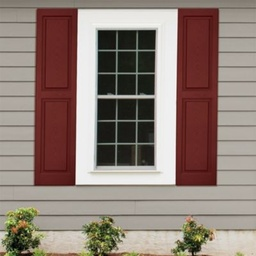
#> input picture notebook/csc420/assets/window.jpg, 256 x 256 px, shrunk from 400 x 400 before the run, found by its file name
$ jupyter execute 'Scale Invariant Feature Transform.ipynb'
#> lines starting #> are read from the running program, lines starting #| are printed output that depends on the picture
[cell 1]
import cv2
import numpy as np
from matplotlib import pyplot as plt
import math
import scipy.ndimage as scim
import seaborn as sns

def imshow(img, ax=None, title="", bgr=True):
    # since plt and cv2 have different RGB sorting
    if bgr:
        img = cv2.cvtColor(img,cv2.COLOR_BGR2RGB)
    if ax == None:
        plt.imshow(img.astype(np.uint8))
        plt.axis("off")
        plt.title(title)
    else:
        ax.imshow(img.astype(np.uint8), cmap="gray")
        ax.set_axis_off()
        ax.set_title(title)

plt.rcParams["figure.figsize"] = (12,6)

<a href="https://www.cs.ubc.ca/~lowe/papers/ijcv04.pdf">link</a>

### LoG and DoG

#### Laplacian of Gaussian

Let $G$ be the Gaussian function, $G = (2\pi\sigma^2)^{-1} \exp(-\frac{x^2+y^2}{2\sigma^2})$

$$\begin{align}
\frac{\partial G}{\partial x} & (2\pi\sigma^2)^{-1}  \exp(-\frac{x^2+y^2}{2\sigma^2}) \frac{-x}{\sigma^2}\\
\frac{\partial^2G}{\partial x^2} &= (2\pi\sigma^2)^{-1} \big[\exp(-\frac{x^2+y^2}{2\sigma^2})\frac{-x^2}{\sigma^4} + \exp(-\frac{x^2+y^2}{2\sigma^2})\frac{-1}{\sigma^2}\big] \\
&= (2\pi\sigma^2)^{-1} \frac{x^2 - \sigma^2}{\sigma^4} \exp(-\frac{x^2+y^2}{2\sigma^2})\\
\nabla^2 G &= \frac{\partial^2G}{\partial x^2} + \frac{\partial^2G}{\partial y^2} \\
&= (2\pi\sigma^2)^{-1} \frac{x^2 - 2\sigma^2 + y^2}{\sigma^4} \exp(-\frac{x^2+y^2}{2\sigma^2})
\end{align}$$

#### Difference of Gaussian
$$\begin{align}
\frac{\partial G}{\partial \sigma} &= \frac{-1}{\pi\sigma^3}\exp(-\frac{x^2+y^2}{2\sigma^2}) + \frac{1}{2\pi\sigma^2}\exp(-\frac{x^2+y^2}{2\sigma^2})\frac{x^2+y^2}{\sigma^3} \\
&= (2\pi\sigma^2)^{-1}\exp(-\frac{x^2+y^2}{2\sigma^2})(\frac{x^2+y^2}{\sigma^3}-\frac{2\sigma^2}{\sigma^3})\\
&= (2\pi\sigma^2)^{-1}\exp(-\frac{x^2+y^2}{2\sigma^2})(\frac{x^2+y^2}{\sigma^4}-\frac{2\sigma^2}{\sigma^4})\sigma\\
&= \sigma\nabla^2G
\end{align}$$
By the limit definition of derivative,
$$\frac{\partial G}{\partial \sigma} = \lim_{h\rightarrow 0} \frac{G(x,y, \sigma+h) - G(x, y,\sigma)}{h}\approx lim_{k\rightarrow 1} \frac{G(x,y, k\sigma) - G(x, y,\sigma)}{(k-1)\sigma}$$
So that $$DoG := G(x,y, k\sigma) - G(x, y,\sigma) \approx (k-1)\sigma\sigma \nabla^2G = (k-1)\sigma^2 \nabla^2G$$

### Scale-space extrema (Octave)
To identify locations and scales that can be repeatably assigned under differing views of the same object.

#### Constructing octave
Generate $m$ octaves (or image pyramids), each with $n$ different blurring scale ($k^1\sigma, ..., k^n\sigma$). Generally, we choose $k = 2^{1/s}, s\in\mathbb Z$, and each octave contains $s+3$ scales, i.e. $2^{1/s}, 2^{2/s},...2^{1+3/s}$. Then, for the next level of the octave, down-sample from the one with $2\sigma$, then keep do the next.

__Example__ If $s = 2$, i.e. $k = \sqrt{2}$

|       | scale1 | scale2 | scale3 | scale4 | scale5 |
|---    |---     | ---    | ---    | ---    |---     |
|octave1|$\sqrt{2}$| $2$ | $2\sqrt{2}$| $4$ | $4\sqrt{2}$|
|octave2|$2\sqrt{2}$| $4$ | $4\sqrt{2}$| $8$ | $8\sqrt{2}$|
|octave3|$4\sqrt{2}$| $8$ | $8\sqrt{2}$| $16$ | $16\sqrt{2}$|
|octave4|$8\sqrt{2}$| $16$ | $16\sqrt{2}$| $32$ | $32\sqrt{2}$|

[cell 2]
img = cv2.imread("../assets/window.jpg", cv2.IMREAD_GRAYSCALE).astype(np.float64)
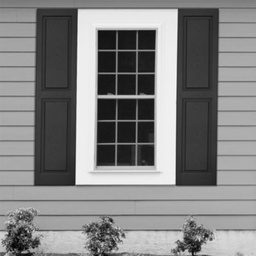
#> img: shape (256, 256) float64; min 0, max 251, mean 130.3
num_octave, s = 3, 2
fig, axs = plt.subplots(num_octave, s+3, figsize=(20, 16))
img_sets = []
for octave in range(num_octave):
    img_sets.append([])
    if octave > 0:
        img = img_sets[octave - 1][0][::2, ::2]
    for scale in range(s + 3):
        sigma = 2**(octave) * 2 ** ((1+scale)/s)
        img_sets[octave].append(cv2.GaussianBlur(img, (5, 5), sigma))
        imshow(img_sets[octave][scale], axs[octave][scale],
               title="oct: " + str(octave) + ", sigma: " + str(round(sigma, 2)), bgr=False)
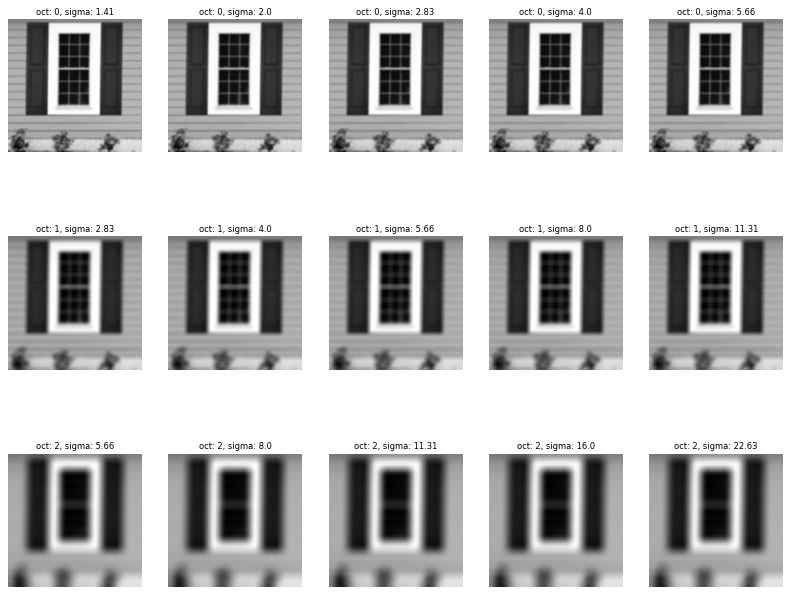
#> figure drawn by matplotlib, 15 panels

#### Taking DoG
Then, for each octave, take DoG by taking the difference between adjacent scales. Note that $k$ is unchanged for each DoG. Then, decide the matching frequency and record the matching.

[cell 3]
DoG = []
fig, axs = plt.subplots(num_octave, s+2, figsize=(20, 16))
for octave in range(num_octave):
    DoG.append([])
    for scale in range(s + 2):
        DoG[octave].append(img_sets[octave][scale+1] - img_sets[octave][scale])
        sns.heatmap(DoG[octave][scale], ax=axs[octave][scale], cmap="gray")
        axs[octave][scale].axis("off")
fig.suptitle("DoG of the octave");
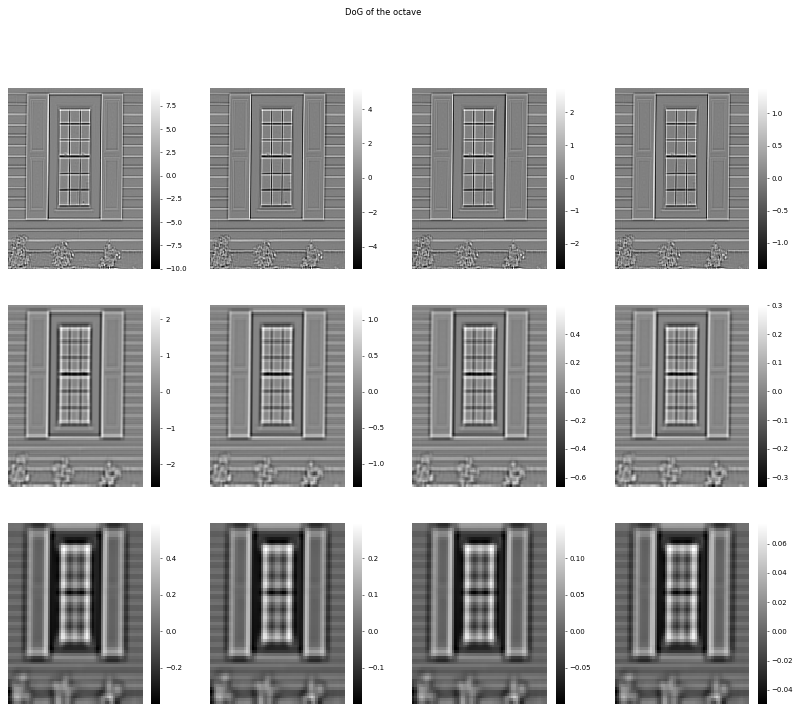
#> figure drawn by matplotlib, 24 panels

#### Find Local Extrema
Find the local extrema by searching each scale in each octave, except the first and last scale, i.e. $1,...,s+1$. "Localization" means the 8 pixels around it, 9 pixels above it, and 9 pixels below it.

[cell 4]
def find_local_extrema(above, self, below):
    """ Find the local extrema contained in self"""
    key_points = []
    rows, cols = self.shape
    for r in range(1, rows-1):
        for c in range(1, cols-1):
            window = np.empty((3, 3, 3))
            window[:, :, 0] = above[r-1: r+2, c-1: c+2]
            window[:, :, 1] = self[r-1: r+2, c-1: c+2]
            window[:, :, 2] = below[r-1: r+2, c-1: c+2]
            if self[r, c] == np.max(window) or self[r, c] == np.min(window):
                key_points.append((r, c))
    return key_points

key_points = []
for octave in range(num_octave):
    key_points.append([])
    for scale in range(1, s + 1):
        key_points[octave].append(find_local_extrema(DoG[octave][scale - 1], DoG[octave][scale], DoG[octave][scale + 1]))
